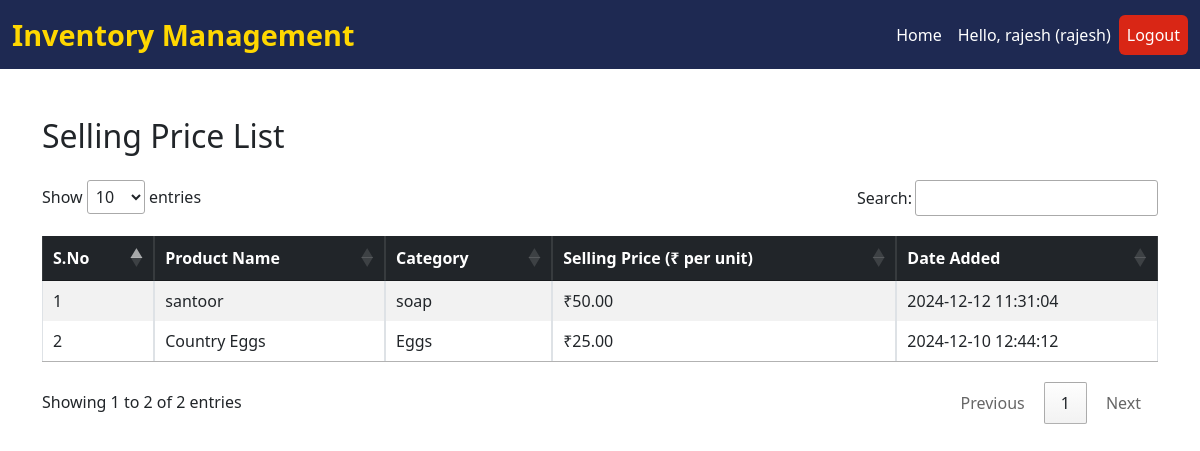
Screenshot of /selling-price-list/ (signed in) with the database file from the repository.
### stock_analysis/models.py (models this page shows, shortened)
class SellingPrice(models.Model):
    supplier_product = models.ForeignKey(SupplierProduct, on_delete=models.CASCADE,null=True, blank=True)
    our_selling_price_per_unit = models.DecimalField(max_digits=10, decimal_places=2)
    date_added = models.DateTimeField(auto_now_add=True)

class SupplierProduct(models.Model):
    supplier = models.ForeignKey(Supplier, on_delete=models.CASCADE,null=True, blank=True)  # Link to Supplier
    name = models.CharField(max_length=100, default="Unknown Product")  # Default name
    category = models.CharField(max_length=50, blank=True, null=True)  # Product category
    selling_price_per_unit=models.DecimalField(default=0, max_digits=10, decimal_places=2, null=True, blank=True)
    stock_quantity = models.IntegerField(default=0)  # Current stock quantity
    cost_price = models.DecimalField(max_digits=10, decimal_places=2)  # Cost price per unit
    supplied_date = models.DateField(auto_now_add=True)  # Date of supply

### stock_analysis/price_views.py (the view)
# urls.py: path('selling-price-list/', login_required(price_views.selling_price_list), name='selling_price_list'),
def selling_price_list(request):
    selling_prices = SellingPrice.objects.select_related('supplier_product', 'supplier_product__supplier').all().order_by("-date_added")
    return render(request, 'prices/selling_price_list.html', {
        'selling_prices': selling_prices
    })

### stock_analysis/templates/prices/selling_price_list.html (shortened to what this page needs)
{% extends 'index.html' %}
{% block content %}
<div class="container mt-5">
    <div class="d-flex justify-content-between align-items-center mb-4">
        <h2 class="mb-0">Selling Price List</h2>
    </div>
    <div class="table-responsive">
        <table id="sellingPriceTable" class="table table-striped table-hover table-bordered mb-3">
            <thead class="table-dark">
                <tr>
                    <th>S.No</th>
                    <th>Product Name</th>
                    <th>Category</th>
                    <th>Selling Price (₹ per unit)</th>
                    <th>Date Added</th>
                </tr>
            </thead>
            <tbody>
                {% for price in selling_prices %}
                    <tr>
                        <td>{{ forloop.counter }}</td>
                        <td>{{ price.supplier_product.name }}</td>
                        <td>{{ price.supplier_product.category }}</td>
                        <td>₹{{ price.our_selling_price_per_unit }}</td>
                        <td>{{ price.date_added|date:"Y-m-d H:i:s" }}</td>
                    </tr>
                {% empty %}
                    <tr>
                        <td colspan="5" class="text-center">No selling prices available.</td>
                    </tr>
                {% endfor %}
            </tbody>
        </table>
    </div>
</div>
    <link rel="stylesheet" href="https://cdn.datatables.net/1.13.6/css/jquery.dataTables.min.css">
{% endblock %}

### stock_analysis/templates/index.html (shortened to what this page needs)
<!DOCTYPE html>
<html lang="en">
    <head>
        <link href="https://cdn.jsdelivr.net/npm/bootstrap@5.3.0/dist/css/bootstrap.min.css" rel="stylesheet">
        <link href="https://cdnjs.cloudflare.com/ajax/libs/font-awesome/6.0.0-beta3/css/all.min.css" rel="stylesheet">
    </head>
    <body>
        <nav class="navbar navbar-expand-lg">
            <div class="container-fluid">
                <a class="navbar-brand" href="{% url 'home' %}">Inventory Management</a>
                <div class="collapse navbar-collapse" id="navbarNav">
                    <ul class="navbar-nav ms-auto">
                        <li class="nav-item">
                            <a class="nav-link {% if request.resolver_match.url_name == 'home' %}active{% endif %}" href="{% url 'home' %}">Home</a>
                        </li>
                        {% if request.session.user_name %}
                        <li class="nav-item">
                            <a class="nav-link" href="#">Hello, {{ request.session.user_name }} ({{ request.session.user_role }})</a>
                        </li>
                        {% endif %}
                        <li class="nav-item">
                            <a class="nav-link btn btn-danger text-white" href="{% url 'logout' %}">Logout</a>
                        </li>
                    </ul>
                </div>
            </div>
        </nav>
    {% block content %}
    {% endblock %}
</body>
</html>

### stock_analysis/templates/index.html (style rules this page uses)
.navbar { background-color: #1E2952; }
.navbar-brand { color: #FFD700 !important; font-weight: bold; font-size: 1.8rem; transition: color 0.3s ease-in-out; }
.nav-link { color: #FFFFFF !important; transition: color 0.3s ease-in-out; }
.btn-danger { background-color: #d92615 !important; border: none; }

### rows the page displays
SellingPrice: supplier_product.name "santoor", supplier_product.category "soap", our_selling_price_per_unit "50.00", date_added "2024-12-12 11:31:04"
SellingPrice: supplier_product.name "Country Eggs", supplier_product.category "Eggs", our_selling_price_per_unit "25.00", date_added "2024-12-10 12:44:12"

### other values shown
{{ request.session.user_name }} "rajesh"
{{ request.session.user_role }} "rajesh"
